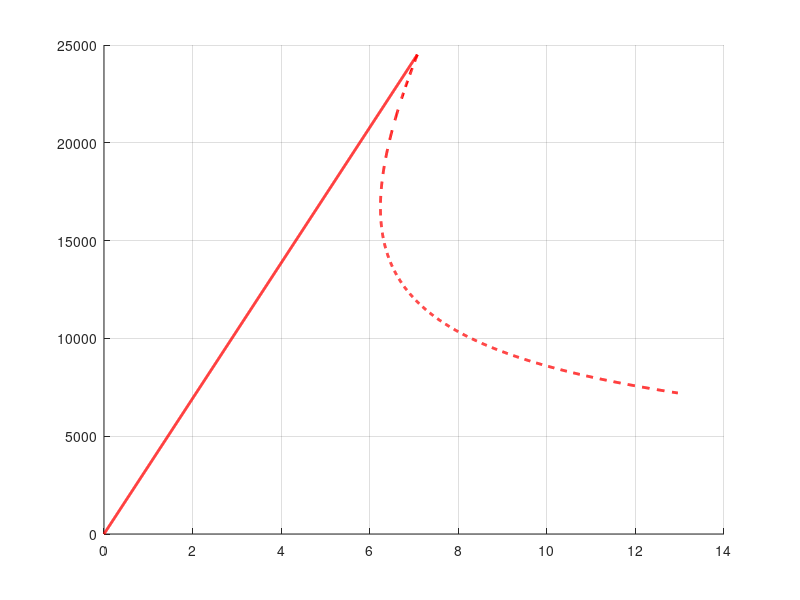

The MATLAB script that drew this image: (Note: this script raises an error after producing the figure.)
clear;
close all
    
files = {"ENFTauShear30LoadStep.mat","ENFTauShear60.mat","ENFTauShear120.mat"};
labels = {'\tau_t^0 = 30 MPa','\tau_t^0 = 60 MPa','\tau_t^0 = 120 MPa'};
outDir = 'C:\Users\david\Desktop\PlotsResultats\3.ENF';

if ~exist(outDir,'dir')
    mkdir(outDir);
end

figPos = [100 100 1200 900];
fontSize = 22;
lineWidth = 2;

E  = 120e9;
nu = 0.3;
GIIc = 1002;
b  = 1;
h  = 1.55e-3;
a0 = 35e-3;
aMax = 120e-3;
L = 75e-3;

nuStress = nu/(1+nu); 
EStress  = E*(1-nuStress^2);    

E = EStress;
nu = nuStress;

a = linspace(a0,aMax,1000);

% FProp = sqrt((16*b^2*h^3*E*GIIc)./(9*a.^2));
% uProp = FProp.*(3*a.^3 + 2*L.^3)./(8*b*h.^3*E);
% 
% Fenf = sqrt((16*b^2*h^3*E*GIIc)/(9*a0^2));
% Cenf = (3*a0^3 + 2*L^3)/(8*b*h^3*E);
% uenf = Cenf*Fenf;
% 
% uElastic = linspace(0,uenf,1000);
% FElastic = uElastic/Cenf;

G = E/(2*(1+nu));

Gamma = 1.18*E/G;
chi   = sqrt(E/(11*G)*(3 - 2*(Gamma/(1+Gamma))^2));

aEff  = a  + 0.42*chi*h;
a0Eff = a0 + 0.42*chi*h;

FProp = sqrt((16*b^2*h^3*E*GIIc)./(9*aEff.^2));
uProp = FProp.*(3*aEff.^3 + 2*L.^3)./(8*b*h^3*E);

Fenf = sqrt((16*b^2*h^3*E*GIIc)/(9*a0Eff^2));
Cenf = (3*a0Eff^3 + 2*L^3)/(8*b*h^3*E);
uenf = Cenf*Fenf;

uElastic = linspace(0,uenf,1000);
FElastic = uElastic/Cenf;



fig = figure('Position',figPos);

hold on
grid on

plot(uElastic*1e3,FElastic,'r','LineWidth',2,'DisplayName','LEFM elastic')
plot(uProp*1e3,FProp,'r--','LineWidth',2,'DisplayName','LEFM propagation')

markers = {'o','s','d'};

for i = 1:numel(files)
    S = load(files{i});
    fn = fieldnames(S);
    data = S.(fn{1});

    U = data(:,2)*1e3;
    F = data(:,1);

scatter(U,F,30,markers{i},'filled','DisplayName',labels{i})
end

xlabel('Midpoint displacement [mm]')
ylabel('Load [N]')
legend('Location','best')
xlim([0,9])
title("ENF Benchmark. Traction-Displacement Graph")
set(gca,'FontSize',fontSize)



exportgraphics(fig,fullfile(outDir,'ENF.png'),'Resolution',300);
